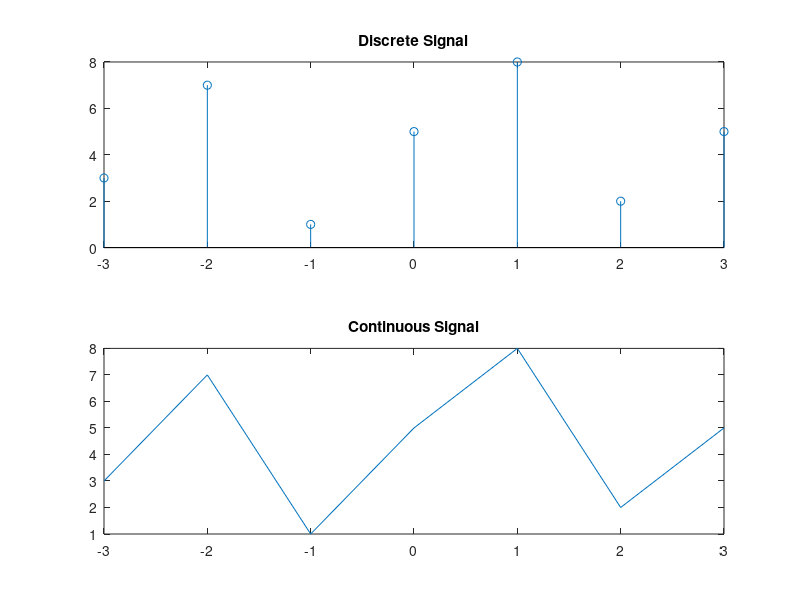

Recreate this plot in MATLAB.
n = [-3, -2, -1, 0, 1, 2, 3];
x = [3, 7, 1, 5, 8, 2, 5];

subplot(2, 1, 1), stem(n, x), title('Discrete Signal');
subplot(2, 1, 2), plot(n, x), title('Continuous Signal');